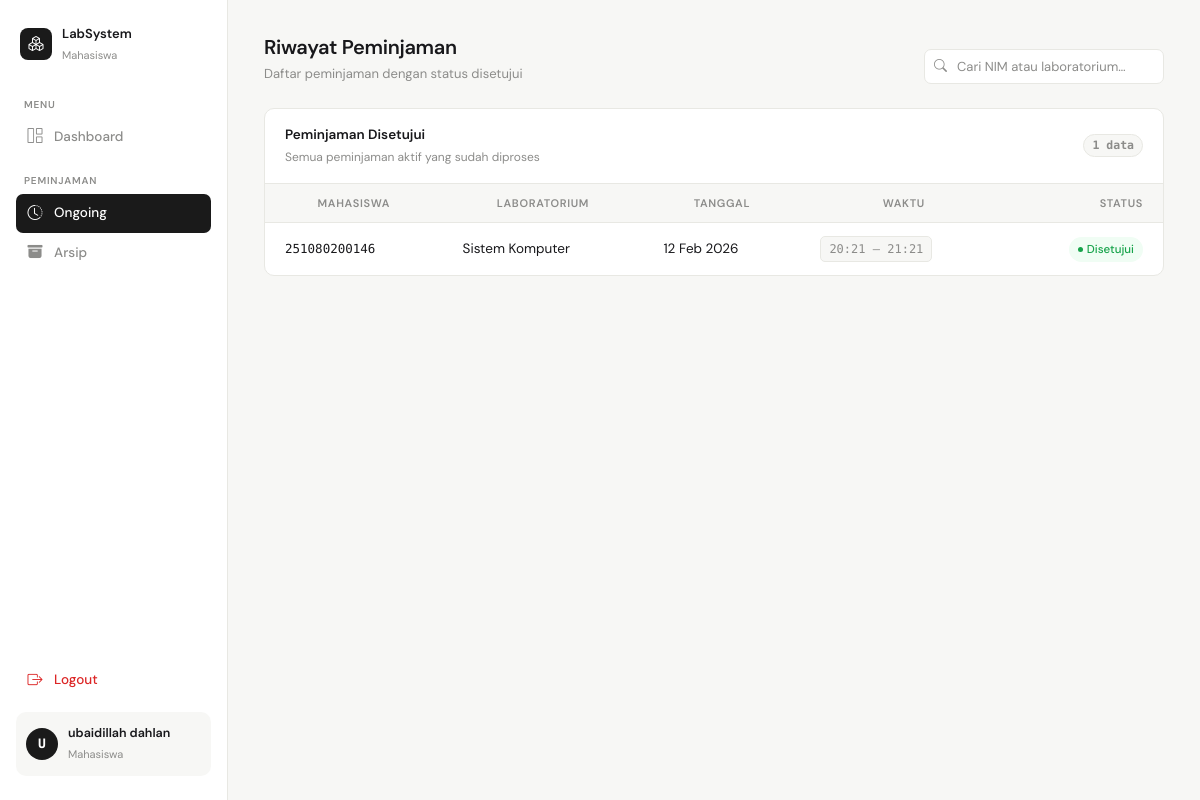
Before: /mahasiswa/riwayat_pinjam_mhs.php (signed in) with the older database file.
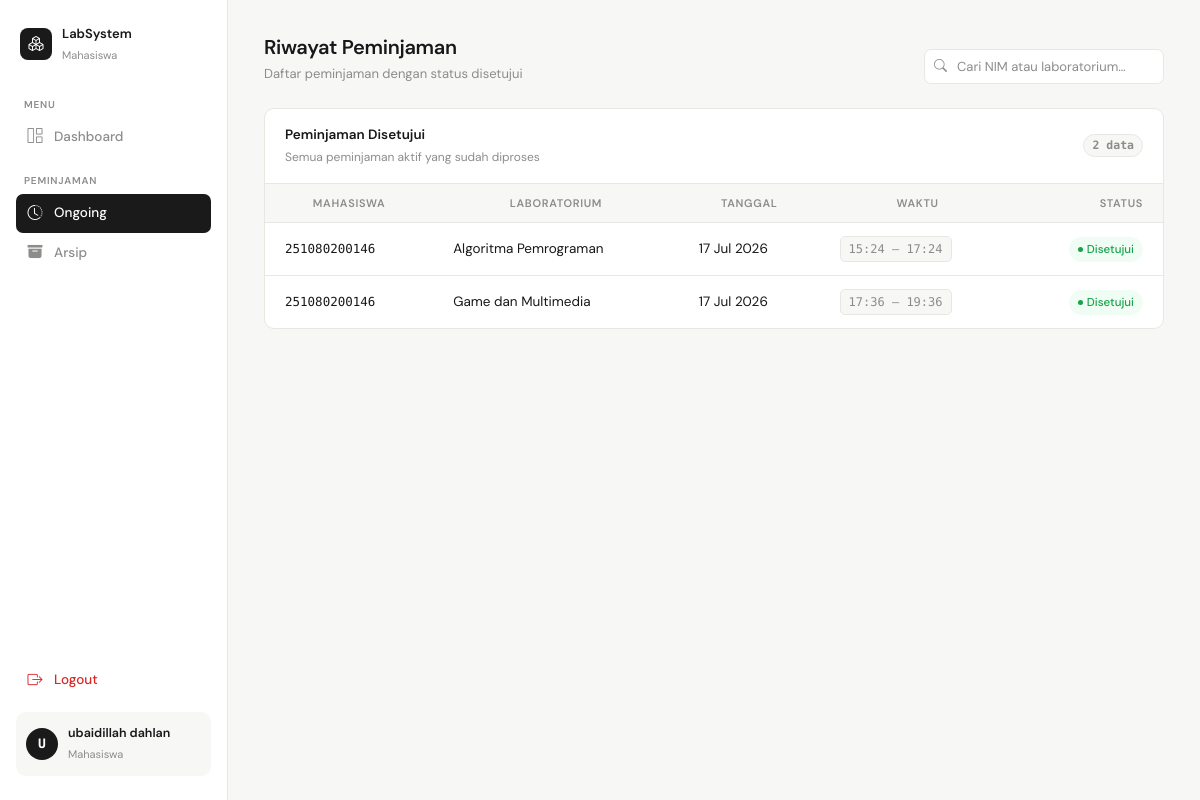
After: the same page with the newer database file.
### tables this page shows
CREATE TABLE `data_pinjam` (
  `id_data` int NOT NULL,
  `nim` char(12) NOT NULL,
  `tanggal` date NOT NULL,
  `jam_mulai` time NOT NULL,
  `jam_selesai` time NOT NULL,
  `nama_lab` varchar(100) NOT NULL,
  `kursi` int DEFAULT NULL,
  `status` enum('disetujui','ditolak','menunggu','selesai') NOT NULL
);

### mahasiswa/riwayat_pinjam_mhs.php (the view, shortened to what this page needs)
<?php
require_once __DIR__ . '/../config/koneksi.php';
$query = mysqli_query($koneksi, "
    SELECT *
    FROM data_pinjam
    WHERE status IN ('disetujui') AND nim = '{$_SESSION['mahasiswa']['nim']}'
    ORDER BY tanggal DESC
");
?>
<!DOCTYPE html>
<html lang="id">
<head>
<link href="https://cdn.jsdelivr.net/npm/bootstrap-icons/font/bootstrap-icons.css" rel="stylesheet">
</head>
<body>
<aside class="sidebar" id="sidebar">
    <div class="sidebar-logo">
        <div class="logo-icon"><i class="bi bi-boxes"></i></div>
        <div class="sidebar-logo-text">
            <strong>LabSystem</strong>
            <span>Mahasiswa</span>
        </div>
    </div>
    <p class="nav-section">Menu</p>
    <ul style="list-style:none;padding:0;margin:0">
        <li class="nav-item">
            <a class="nav-link" href="dashboard_mhs.php">
                <i class="bi bi-grid-1x2"></i> Dashboard
            </a>
        </li>
    </ul>
    <p class="nav-section">Peminjaman</p>
    <ul style="list-style:none;padding:0;margin:0">
        <li class="nav-item">
            <a class="nav-link active" href="riwayat_pinjam_mhs.php">
                <i class="bi bi-clock-history"></i> Ongoing
            </a>
        </li>
        <li class="nav-item">
            <a class="nav-link" href="arsip_peminjaman_mhs.php">
                <i class="bi bi-archive-fill"></i> Arsip
            </a>
        </li>
    </ul>
    <div style="flex:1"></div>
    <ul style="list-style:none;padding:0;margin:0 0 12px">
        <li class="nav-item">
            <a class="nav-link danger" href="../auth/logout.php" onclick="return confirm('Yakin ingin logout?')">
                <i class="bi bi-box-arrow-right"></i> Logout
            </a>
        </li>
    </ul>
    <div class="sidebar-user">
        <div class="avatar"><?= strtoupper(substr($_SESSION['mahasiswa']['nama'], 0, 1)) ?></div>
        <div class="sidebar-user-info">
            <strong><?= htmlspecialchars($_SESSION['mahasiswa']['nama']) ?></strong>
            <span>Mahasiswa</span>
        </div>
    </div>
</aside>
<main class="main">
    <div class="page-header">
        <div class="page-header-left">
            <h1>Riwayat Peminjaman</h1>
            <p>Daftar peminjaman dengan status disetujui</p>
        </div>
        <div class="toolbar">
            <div class="search-wrap">
                <input type="text" class="search-input" id="searchInput" placeholder="Cari NIM atau laboratorium…">
            </div>
        </div>
    </div>
    <div class="card">
        <div class="card-header">
            <div class="card-header-left">
                <h2>Peminjaman Disetujui</h2>
                <span>Semua peminjaman aktif yang sudah diproses</span>
            </div>
            <span class="count-chip" id="rowCount">—</span>
        </div>
        <div class="table-wrap">
            <table>
                <thead>
                    <tr>
                        <th>Mahasiswa</th>
                        <th>Laboratorium</th>
                        <th>Tanggal</th>
                        <th>Waktu</th>
                        <th>Status</th>
                    </tr>
                </thead>
                <tbody id="tableBody">
                <?php if (mysqli_num_rows($query) == 0): ?>
                    <tr class="no-result-row">
                        <td colspan="6">
                            <div class="empty-icon"><i class="bi bi-inbox"></i></div>
                            <p>Belum ada riwayat peminjaman yang disetujui.</p>
                        </td>
                    </tr>
                <?php else: ?>
                    <?php while ($row = mysqli_fetch_assoc($query)):
                        $badgeClass = match($row['status']) {
                            'disetujui' => 'badge-disetujui',
                            'ditolak'   => 'badge-ditolak',
                            default     => 'badge-default'
                        };
                    ?>
                    <tr>
                        <td><span class="nim-text"><?= htmlspecialchars($row['nim']) ?></span></td>
                        <td><?= htmlspecialchars($row['nama_lab']) ?></td>
                        <td><?= date('d M Y', strtotime($row['tanggal'])) ?></td>
                        <td>
                            <span class="time-range">
                                <?= substr($row['jam_mulai'], 0, 5) ?> – <?= substr($row['jam_selesai'], 0, 5) ?>
                            </span>
                        </td>
                        <td>
                            <span class="badge <?= $badgeClass ?>">
                                <?= ucfirst($row['status']) ?>
                            </span>
                        </td>
                    </tr>
                    <?php endwhile; ?>
                <?php endif; ?>
                </tbody>
            </table>
        </div>
    </div>
</main>
</body>
</html>

Changed rows visible on the page:
no longer on this page (row edited): data_pinjam: nim "251080200146", nama_lab "Sistem Komputer", tanggal "12 Feb 2026", jam_mulai "20:21", jam_selesai "21:21", status "Disetujui"
added data_pinjam: nim "251080200146", nama_lab "Algoritma Pemrograman", tanggal "17 Jul 2026", jam_mulai "15:24", jam_selesai "17:24", status "Disetujui"
added data_pinjam: nim "251080200146", nama_lab "Game dan Multimedia", tanggal "17 Jul 2026", jam_mulai "17:36", jam_selesai "19:36", status "Disetujui"
Other visible differences:
text written by a page script: "1 data" → "2 data"
